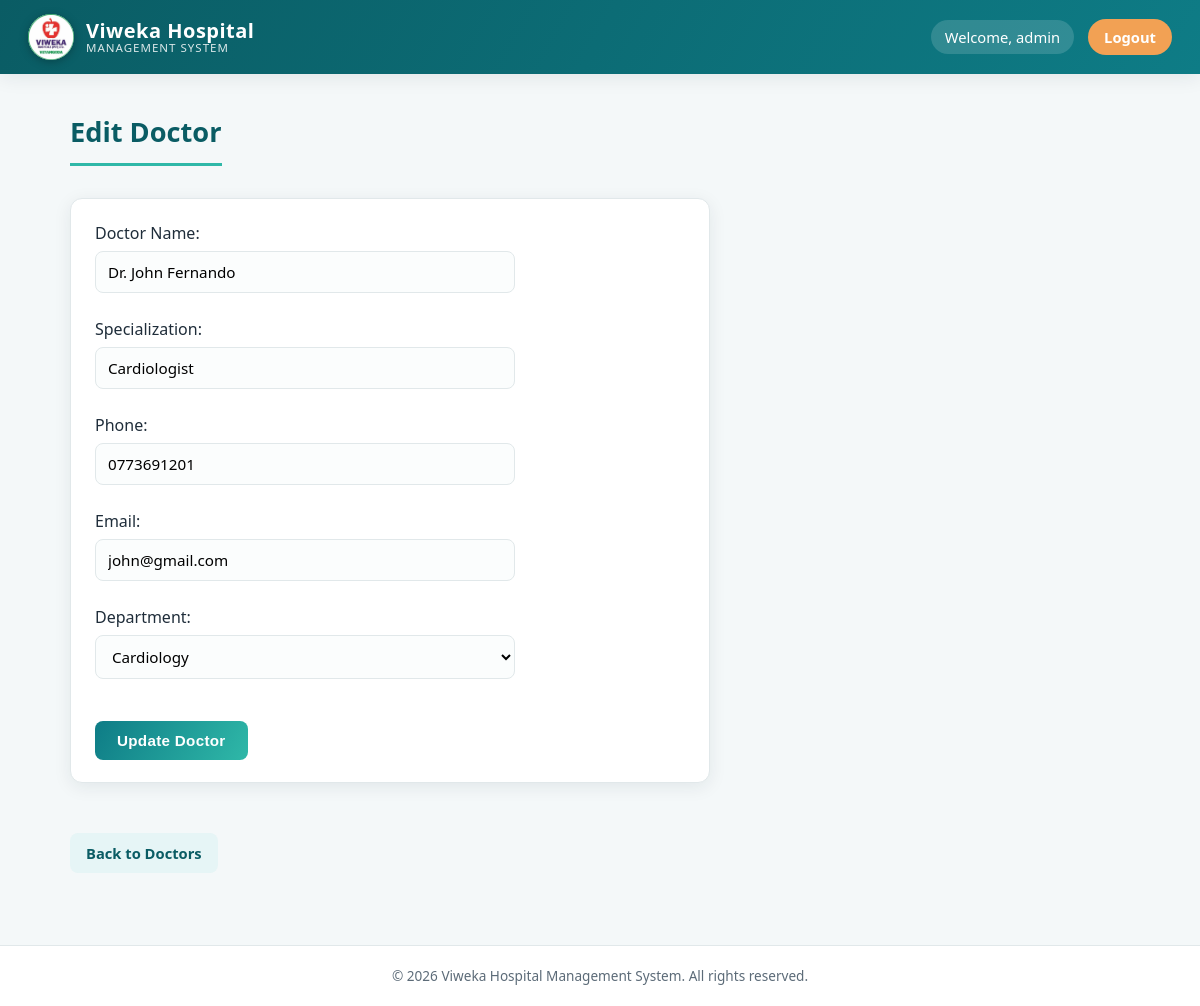
The page /edit_doctor.php?id=1 (signed in) on the database its author committed.
### tables this page shows
CREATE TABLE `doctors` (
  `doctor_id` int(11) NOT NULL,
  `doctor_name` varchar(100) NOT NULL,
  `specialization` varchar(100) DEFAULT NULL,
  `phone` varchar(20) DEFAULT NULL,
  `email` varchar(100) DEFAULT NULL,
  `department_id` int(11) DEFAULT NULL
);

CREATE TABLE `departments` (
  `department_id` int(11) NOT NULL,
  `department_name` varchar(100) NOT NULL
);

### edit_doctor.php (the view, shortened to what this page needs)
<?php
include "db.php";
$id = $_GET['id'];
$sql = "SELECT * FROM doctors WHERE doctor_id = $id";
$result = $conn->query($sql);
$doctor = $result->fetch_assoc();
$departments = $conn->query(
    "SELECT * FROM departments ORDER BY department_name"
);
?>
<!DOCTYPE html>
<html>
<head>
    <link rel="stylesheet" href="css/style.css">
</head>
<body>
<?php include __DIR__ . '/includes/header.php'; ?>
<main class="page-wrapper">
<h1>Edit Doctor</h1>
<form action="update_doctor.php" method="POST">
Doctor Name:<br>
<input type="text"
       name="doctor_name"
       value="<?php echo $doctor['doctor_name']; ?>"
       required>
<br><br>
Specialization:<br>
<input type="text"
       name="specialization"
       value="<?php echo $doctor['specialization']; ?>"
       required>
<br><br>
Phone:<br>
<input type="text"
       name="phone"
       value="<?php echo $doctor['phone']; ?>">
<br><br>
Email:<br>
<input type="email"
       name="email"
       value="<?php echo $doctor['email']; ?>">
<br><br>
Department:<br>
<select name="department_id" required>
<?php while ($department = $departments->fetch_assoc()) { ?>
<option value="<?php echo $department['department_id']; ?>"
<?php
if ($department['department_id'] == $doctor['department_id']) {
    echo "selected";
}
?>>
<?php echo $department['department_name']; ?>
</option>
<?php } ?>
</select>
<br><br>
<button type="submit">Update Doctor</button>
</form>
<br>
<a href="view_doctors.php">Back to Doctors</a>
</main>
<?php include __DIR__ . '/includes/footer.php'; ?>
</body>
</html>

### css/style.css (style rules this page uses)
:root { --primary: #0e7c86; --primary-dark: #0a5c64; --primary-light: #e6f5f6; --accent: #2fb8a8; --accent-2: #f2a154; --success: #1f9d55; --success-bg: #e8f8ee; --danger: #d64545; --danger-bg: #fdecec; --text-dark: #1f2d3a; --text-muted: #5c6b78; --bg: #f4f8f9; --card-bg: #ffffff; --border: #e1e8ea; --radius: 12px; --shadow: 0 4px 18px rgba(16, 42, 47, 0.08); --shadow-lg: 0 12px 32px rgba(16, 42, 47, 0.14); --font: 'Segoe UI', 'Poppins', Arial, sans-serif; }
* { box-sizing: border-box; }
html, body { margin: 0; padding: 0; font-family: var(--font); background: var(--bg); color: var(--text-dark); line-height: 1.5; }
.page-wrapper { max-width: 1100px; margin: 28px auto 60px; padding: 0 20px; min-height: 60vh; }
h1 { color: var(--primary-dark); font-size: 1.7rem; margin: 10px 0 18px; border-bottom: 3px solid var(--accent); padding-bottom: 10px; display: inline-block; }
a { color: var(--primary); text-decoration: none; }
.card, form, table { background: var(--card-bg); border-radius: var(--radius); box-shadow: var(--shadow); }
form { padding: 22px 24px; margin: 14px 0 22px; border: 1px solid var(--border); max-width: 640px; }
.page-wrapper > a { display: inline-block; margin: 4px 10px 12px 0; padding: 9px 16px; background: var(--primary-light); color: var(--primary-dark); border-radius: 8px; font-weight: 600; font-size: 0.92rem; transition: background 0.15s ease, transform 0.15s ease; }
input, select, textarea { width: 100%; max-width: 420px; padding: 10px 12px; margin-top: 6px; border: 1px solid var(--border); border-radius: 8px; font-size: 0.95rem; font-family: inherit; background: #fbfdfd; transition: border-color 0.15s ease, box-shadow 0.15s ease; }
button, input[type=submit], .btn { display: inline-block; margin-top: 18px; padding: 11px 22px; background: linear-gradient(120deg, var(--primary), var(--accent)); color: #fff; border: none; border-radius: 8px; font-size: 0.95rem; font-weight: 700; letter-spacing: 0.3px; cursor: pointer; transition: transform 0.15s ease, box-shadow 0.15s ease; text-decoration: none; }

### rows shown on the page
doctors: doctor_name "Dr. John Fernando", specialization "Cardiologist", phone "0773691201", email "john@gmail.com", department_id "Cardiology"

### other values the page prints
$__viweka_username "admin"
